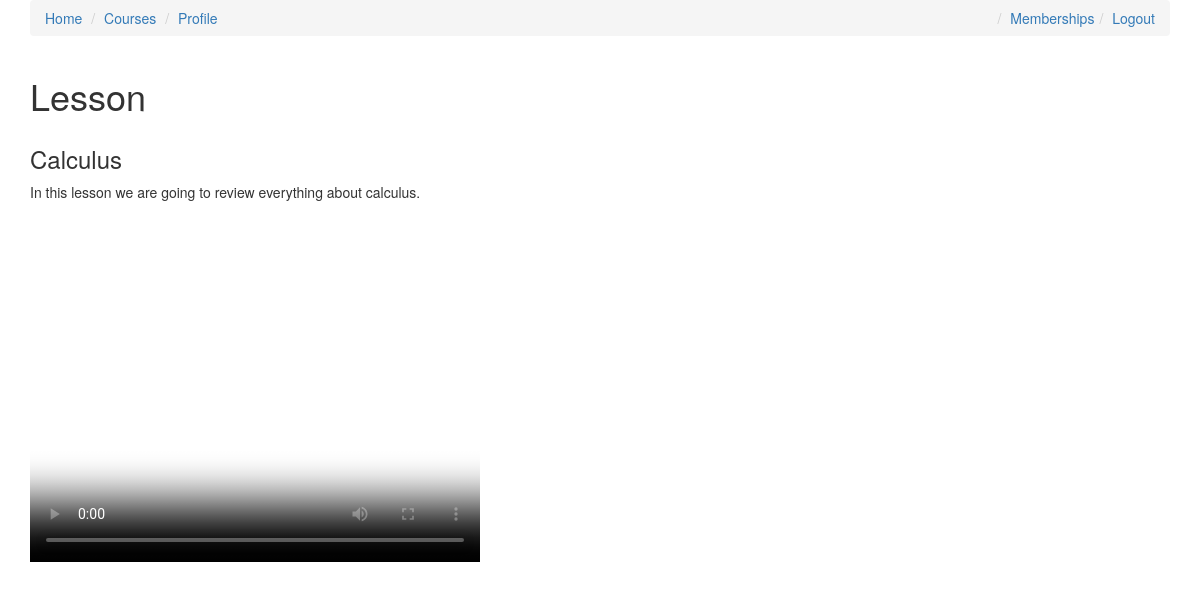
/courses/maths/calculus/ (signed in), run on the app's committed database.
### courses/models.py (models this page shows, shortened)
class Lesson(models.Model):
    slug = models.SlugField()
    title = models.CharField(max_length=120)
    course = models.ForeignKey(Course, on_delete=models.SET_NULL, null=True)
    content = models.TextField(blank=True, null=True)
    position = models.IntegerField()
    video = models.FileField(blank=True, null=True)
    thumbnail = models.ImageField(blank=True, null=True)
    @property
    def video_url(self):
        if self.video and hasattr(self.video, 'url'):
            return self.video.url

### courses/views.py (the view)
# urls.py: path('<course_slug>/<lesson_slug>/', LessonDetail.as_view(), name='lesson-detail')
class LessonDetail(LoginRequiredMixin, View):
    def get(self, request, course_slug, lesson_slug, *args, **kwargs):
        course = get_object_or_404(Course, slug=course_slug)
        lesson = get_object_or_404(Lesson, slug=lesson_slug)
        user_membership = get_object_or_404(UserMembership, user=request.user)
        user_membership_type = user_membership.membership.membership_type
        course_allowed_mem_types = course.allowed_membership.all()
        context = {'object': None}
        if course_allowed_mem_types.filter(membership_type=user_membership_type).exists():
            context = {
                'object': lesson
            }
        return render(request, 'courses/lesson_detail.html', context)

### courses/templates/courses/lesson_detail.html (shortened to what this page needs)
{% extends 'courses/base.html' %}
{% load static %}
{% block content %}
<div class='container'>
    <h1>Lesson</h1>
    <div class='row'>
        <div class='col-sm-8 col-md-8'>
    {% if object is not None %}
        {% if object.video_url %}
        <h3>{{ object.title }}</h3>
        <p>{{ object.content }}</p>
        <video
        poster="{{ object.thumbnail.url }}"
        width="450"
        height="350" controls>
        <source src="{{ object.video_url }}" type="video/mp4">
        </video>
            {% endif %}
        {% else %}
        <p>To view this course, you will need to upgrade or cancel your membership</p>
        <br>
        <a href="{% url 'memberships:select' %}"><button class='btn btn-warning'>Check out Memberships</button></a>
        <hr>
    {% endif %}
    </div>
    </div>
    </div>
{% endblock %}

### data on the page
Lesson: title "Calculus", content "In this lesson we are going to review everything about calculus."
